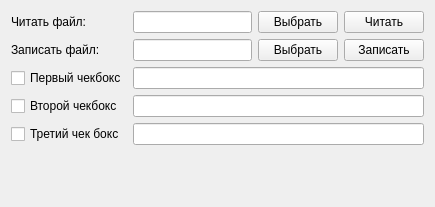
<?xml version="1.0" encoding="UTF-8"?>
<ui version="4.0">
 <class>MainWindow</class>
 <widget class="QWidget" name="MainWindow">
  <property name="geometry">
   <rect>
    <x>0</x>
    <y>0</y>
    <width>435</width>
    <height>207</height>
   </rect>
  </property>
  <property name="windowTitle">
   <string>Form</string>
  </property>
  <layout class="QGridLayout" name="gridLayout">
   <item row="0" column="0">
    <widget class="QLabel" name="label">
     <property name="text">
      <string>Читать файл:</string>
     </property>
    </widget>
   </item>
   <item row="0" column="1">
    <widget class="QLineEdit" name="lineEditRead"/>
   </item>
   <item row="0" column="2">
    <widget class="QPushButton" name="dialogReadButton">
     <property name="text">
      <string>Выбрать</string>
     </property>
    </widget>
   </item>
   <item row="0" column="3">
    <widget class="QPushButton" name="readButton">
     <property name="text">
      <string>Читать</string>
     </property>
    </widget>
   </item>
   <item row="1" column="0">
    <widget class="QLabel" name="label_2">
     <property name="text">
      <string>Записать файл:</string>
     </property>
    </widget>
   </item>
   <item row="1" column="1">
    <widget class="QLineEdit" name="lineEditWrite"/>
   </item>
   <item row="1" column="2">
    <widget class="QPushButton" name="dialogButton">
     <property name="text">
      <string>Выбрать</string>
     </property>
    </widget>
   </item>
   <item row="1" column="3">
    <widget class="QPushButton" name="generateButton">
     <property name="text">
      <string>Записать</string>
     </property>
    </widget>
   </item>
   <item row="2" column="0">
    <widget class="QCheckBox" name="checkBox">
     <property name="text">
      <string>Первый чекбокс</string>
     </property>
    </widget>
   </item>
   <item row="3" column="0">
    <widget class="QCheckBox" name="checkBox_2">
     <property name="text">
      <string>Второй чекбокс</string>
     </property>
    </widget>
   </item>
   <item row="4" column="0">
    <widget class="QCheckBox" name="checkBox_3">
     <property name="text">
      <string>Третий чек бокс</string>
     </property>
    </widget>
   </item>
   <item row="5" column="0" colspan="4">
    <spacer name="verticalSpacer">
     <property name="orientation">
      <enum>Qt::Vertical</enum>
     </property>
     <property name="sizeHint" stdset="0">
      <size>
       <width>398</width>
       <height>31</height>
      </size>
     </property>
    </spacer>
   </item>
   <item row="2" column="1" colspan="3">
    <widget class="QLineEdit" name="lineEditCB1"/>
   </item>
   <item row="3" column="1" colspan="3">
    <widget class="QLineEdit" name="lineEditCB2"/>
   </item>
   <item row="4" column="1" colspan="3">
    <widget class="QLineEdit" name="lineEditCB3"/>
   </item>
  </layout>
 </widget>
 <resources/>
 <connections/>
</ui>
